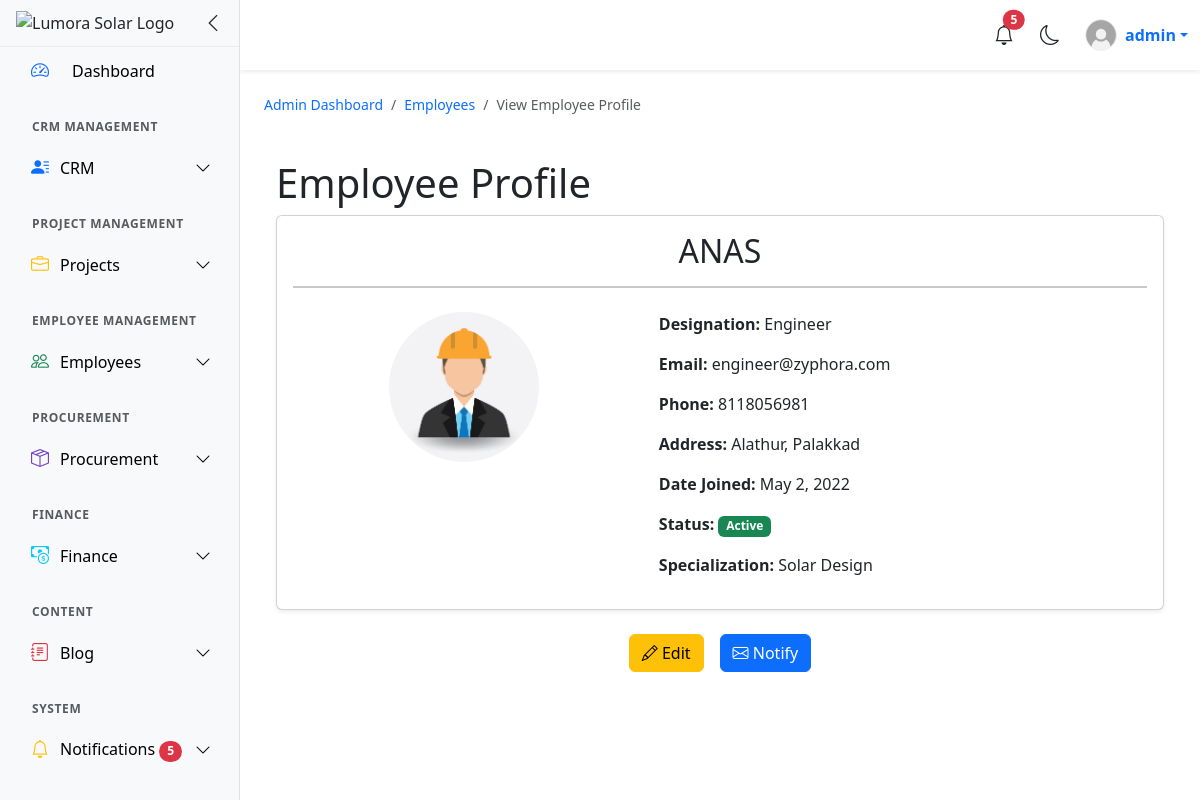
Screenshot of /users/view-emp/7/ (signed in) with the database file from the repository.
### users/models.py (models this page shows, shortened)
class CustomUser(AbstractUser):
    username = models.CharField(max_length=20, unique=True)
    email = models.EmailField(unique=True)
    ROLE_CHOICES = (
        ('admin', 'Admin'),
        ('engineer', 'Engineer'),
        ('accountant', 'Accountant'),
        ('sales','Sales'),
        ('staff', 'Staff'),
    )
    role = models.CharField(max_length=10, choices=ROLE_CHOICES, default='staff')
    must_change_password = models.BooleanField(default=False)

class Employee(models.Model):
    user = models.OneToOneField(CustomUser, on_delete=models.CASCADE, related_name="employee")
    profile_pic = models.ImageField(upload_to='employees', blank=True, null=True)
    name = models.CharField(max_length=50,null=True,blank=True)
    phone = models.CharField(max_length=15,null=True,blank=True)
    address = models.TextField(blank=True,null=True)
    designation = models.CharField(max_length=50,null=True,blank=True)
    date_joined = models.DateField(null=True)
    is_active = models.BooleanField(default=True)
    specialization = models.CharField(max_length=100, blank=True,null=True)       # For engineers
    access_level = models.CharField(max_length=20, blank=True,null=True)          # For accountants
    supervisor = models.ForeignKey(
        CustomUser, on_delete=models.SET_NULL, null=True, blank=True,
        limit_choices_to={'role__in': ['admin','engineer']},
        related_name='supervised_staff'
    )  # For staff

### users/views.py (the view)
# urls.py: path('view-emp/<int:emp_id>/',view_employee,name='viewemp'),
@login_required(login_url='/users/login')
def view_employee(request, emp_id):
    emp = get_object_or_404(Employee, id=emp_id)
    return render(request,'dashboard/admin/view_emp.html',{'employee': emp})

### users/context_processors.py (called while the page is built)
def notifications_processor(request):
    if request.user.is_authenticated:
        notifications = Notification.objects.filter(recipient=request.user).order_by('-created_at')[:10]
        unread_count = Notification.objects.filter(recipient=request.user,is_read=False).count()
    else:
        notifications = []
        unread_count = 0
    return {
        'notifications': notifications,
        'unread_count': unread_count,
    }

### templates/dashboard/admin/view_emp.html
{% extends 'dashboard/dashboard.html' %}
{% load static %}
{% block link %}
<link rel="stylesheet" href="{% static 'css/dashboard/admin/view_emp.css' %}">
{% endblock %}
{% block content %}
<nav aria-label="breadcrumb">
  <ol class="breadcrumb mb-0">
    <li class="breadcrumb-item"><a href="{% url 'admin' %}">Admin Dashboard</a></li>
    <li class="breadcrumb-item"><a href="{% url 'emplist' %}">Employees</a></li>
    <li class="breadcrumb-item active" aria-current="page">View Employee Profile</li>
  </ol>
</nav>
<div class="container mt-4">
    <h1>Employee Profile</h1>
    <div class="card shadow-sm mb-4">
        <div class="card-body text-center">
            <h2>{{ employee.name|default:employee.user.username|upper }}</h2>
            <hr class="border-2 mb-4">
            <div class="row">
                <div class="col-md-5 mb-4">
                    {% if employee.profile_pic %}
                        <img src="{{ employee.profile_pic.url }}" class="rounded-circle img-fluid profile-img">
                    {% else %}
                        <img src="{% static 'images/profile.avif' %}" class="rounded-circle img-fluid profile-img">
                    {% endif %}
                </div>
                <div class="col-md-7 text-start">
                    <p><strong>Designation:</strong> {{ employee.designation|default:employee.user.role|title }}</p>
                    <p><strong>Email:</strong> {{ employee.user.email }}</p>
                    <p><strong>Phone:</strong> {{ employee.phone }}</p>
                    <p><strong>Address:</strong> {{ employee.address }}</p>
                    <p><strong>Date Joined:</strong> {{ employee.date_joined }}</p>
                    <p><strong>Status:</strong>
                        {% if employee.is_active %}
                            <span class="badge bg-success">Active</span>
                        {% else %}
                            <span class="badge bg-danger">Inactive</span>
                        {% endif %}
                    </p>
                    {% if employee.user.role == 'engineer' %}
                        <p><strong>Specialization:</strong> {{ employee.specialization }}</p>
                    {% elif employee.user.role == 'accountant' %}
                        <p><strong>Access Level:</strong> {{ employee.access_level }}</p>
                    {% elif employee.user.role == 'staff' %}
                        <p><strong>Supervisor:</strong> {{ employee.supervisor }}</p>
                    {% endif %}
                </div>
            </div>
        </div>
    </div>
    <div class="d-flex justify-content-center gap-3 mb-4">
        <a href="{% url 'editemp' employee.id %}" class="btn btn-warning"><i class="bi bi-pencil"></i> Edit</a>
        <a href="{% url 'notify' employee.id %}" class="btn btn-primary"><i class="bi bi-envelope"></i> Notify</a>
    </div>
</div>
{% endblock %}

### templates/include/topnavbar.html (shortened to what this page needs)
{% load static %}
<nav class="navbar navbar-expand-lg bg-body shadow-sm sticky-top">
    <div class="container-fluid">
        <div class="ms-auto d-flex align-items-center">
            <div class="dropdown me-3">
                <button class="btn btn-link position-relative p-0 text-body"
                        data-bs-toggle="dropdown" aria-expanded="false">
                    <i class="bi bi-bell fs-5"></i>
                    {% if unread_count > 0 %}
                    <span id="notif-count"
                        class="position-absolute top-0 start-100 translate-middle badge rounded-pill bg-danger">
                        {{ unread_count }}
                    </span>
                    {% else %}
                    <span id="notif-count"
                        class="position-absolute top-0 start-100 translate-middle badge rounded-pill bg-danger"
                        style="display:none;">
                    </span>
                    {% endif %}
                </button>
            </div>
            <button id="themeToggle" class="btn btn-link px-2 me-3 text-body">
                <i id="themeIcon" class="bi bi-moon fs-5"></i>
            </button>
            <div class="dropdown">
                <a class="dropdown-toggle text-decoration-none d-flex align-items-center"
                   href="#" data-bs-toggle="dropdown">
                    {% if request.user.profile_photo %}
                        <img src="{{ request.user.profile_photo.url }}"
                             class="rounded-circle me-2"
                             style="width:32px;height:32px;object-fit:cover;">
                    {% else %}
                        <img src="{% static 'images/profile.avif' %}"
                             class="rounded-circle me-2"
                             style="width:32px;height:32px;object-fit:cover;">
                    {% endif %}
                    <span class="fw-semibold">{{ request.user.username }}</span>
                </a>
            </div>
        </div>
    </div>
</nav>

### static/css/dashboard/dashboard.css (style rules this page uses)
html, body { height:100%; margin:0; overflow-x:hidden; }
.navbar { height:70px; position:sticky; top:0; z-index:1000; }

### static/css/dashboard/admin/view_emp.css (style rules this page uses)
.profile-img { width:150px; height:150px; object-fit:cover; border-radius:50%; }
.breadcrumb { background: transparent; padding-bottom: 20px; font-size: 14px; }
.breadcrumb a { text-decoration: none; color: #0d6efd; }

### rows the page displays
CustomUser: user.username "admin"
Employee: name "ANAS", profile_pic (picture), designation "Engineer", user.email "engineer@zyphora.com", phone "8118056981", address "Alathur, Palakkad", date_joined "May 2, 2022", specialization "Solar Design"

### other values shown
{{ unread_count }} "5"
